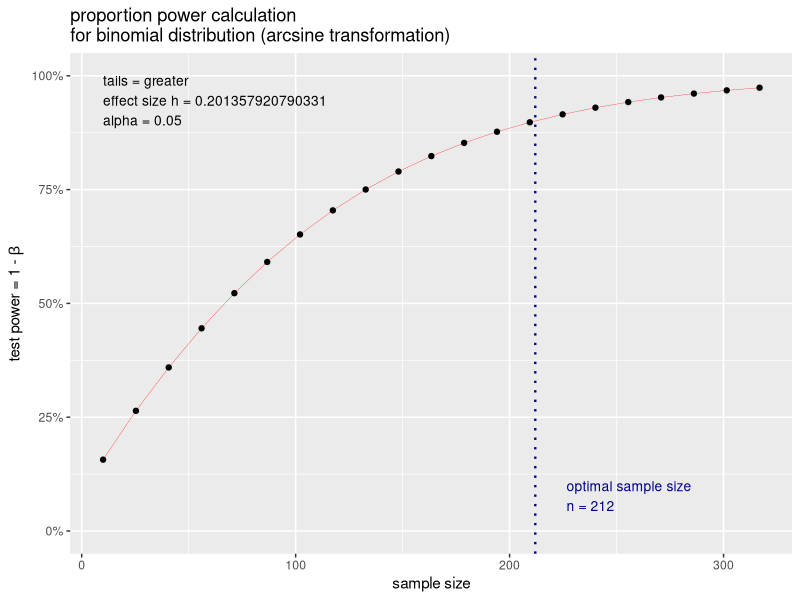

Source code (R):
library(pwr)
pwr.p.test(h = ES.h(p1 = 0.60, p2 = 0.50),
           sig.level = 0.05,
           power = 0.80,
           alternative = "greater")

p.out <- pwr.p.test(h = ES.h(p1 = 0.6, p2 = 0.50),
                    sig.level = 0.05,
                    power = 0.90,
                    alternative = "greater")
plot(p.out)

pwr.p.test(h = ES.h(p1 = 0.75, p2 = 0.50),
           sig.level = 0.01,
           n = 40,
           alternative = "greater")
